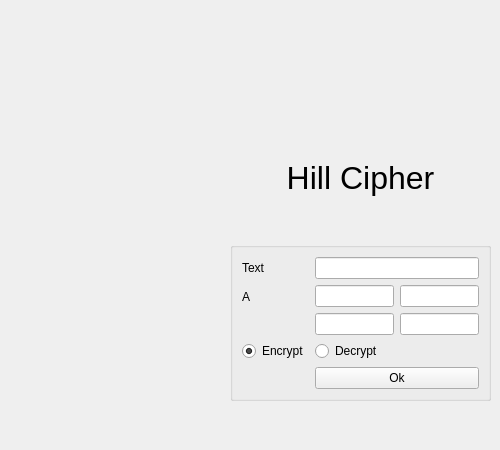
       <widget class="QWidget" name="page8">
        <widget class="QWidget" name="layoutWidget">
         <property name="geometry">
          <rect>
           <x>230</x>
           <y>120</y>
           <width>261</width>
           <height>321</height>
          </rect>
         </property>
         <layout class="QGridLayout" name="gridLayout_10">
          <item row="4" column="1">
           <spacer name="verticalSpacer_21">
            <property name="orientation">
             <enum>Qt::Vertical</enum>
            </property>
            <property name="sizeHint" stdset="0">
             <size>
              <width>20</width>
              <height>40</height>
             </size>
            </property>
           </spacer>
          </item>
          <item row="3" column="2">
           <spacer name="horizontalSpacer_2">
            <property name="orientation">
             <enum>Qt::Horizontal</enum>
            </property>
            <property name="sizeHint" stdset="0">
             <size>
              <width>40</width>
              <height>20</height>
             </size>
            </property>
           </spacer>
          </item>
          <item row="2" column="1">
           <spacer name="verticalSpacer_20">
            <property name="orientation">
             <enum>Qt::Vertical</enum>
            </property>
            <property name="sizeHint" stdset="0">
             <size>
              <width>20</width>
              <height>40</height>
             </size>
            </property>
           </spacer>
          </item>
          <item row="1" column="1">
           <widget class="QLabel" name="label_35">
            <property name="styleSheet">
             <string notr="true">font-size: 24pt;</string>
            </property>
            <property name="text">
             <string>Hill Cipher</string>
            </property>
            <property name="alignment">
             <set>Qt::AlignCenter</set>
            </property>
           </widget>
          </item>
          <item row="0" column="1">
           <spacer name="verticalSpacer_22">
            <property name="orientation">
             <enum>Qt::Vertical</enum>
            </property>
            <property name="sizeHint" stdset="0">
             <size>
              <width>20</width>
              <height>40</height>
             </size>
            </property>
           </spacer>
          </item>
          <item row="3" column="1">
           <widget class="QGroupBox" name="groupBox_14">
            <property name="maximumSize">
             <size>
              <width>300</width>
              <height>16777215</height>
             </size>
            </property>
            <property name="title">
             <string/>
            </property>
            <layout class="QFormLayout" name="formLayout_7">
             <item row="0" column="0">
              <widget class="QLabel" name="label_37">
               <property name="text">
                <string>Text</string>
               </property>
              </widget>
             </item>
             <item row="0" column="1">
              <widget class="QLineEdit" name="le_hill_text"/>
             </item>
             <item row="1" column="0">
              <widget class="QLabel" name="label_36">
               <property name="text">
                <string>A</string>
               </property>
              </widget>
             </item>
             <item row="1" column="1">
              <layout class="QGridLayout" name="gridLayout_3">
               <property name="sizeConstraint">
                <enum>QLayout::SetMinAndMaxSize</enum>
               </property>
               <item row="0" column="1">
                <widget class="QLineEdit" name="le_hill_a12"/>
               </item>
               <item row="1" column="1">
                <widget class="QLineEdit" name="le_hill_a22"/>
               </item>
               <item row="1" column="0">
                <widget class="QLineEdit" name="le_hill_a21"/>
               </item>
               <item row="0" column="0">
                <widget class="QLineEdit" name="le_hill_a11"/>
               </item>
              </layout>
             </item>
             <item row="2" column="0">
              <widget class="QRadioButton" name="rb_hill_encrypt">
               <property name="text">
                <string>Encrypt</string>
               </property>
               <property name="checked">
                <bool>true</bool>
               </property>
              </widget>
             </item>
             <item row="2" column="1">
              <widget class="QRadioButton" name="rb_hill_decrypt">
               <property name="text">
                <string>Decrypt</string>
               </property>
              </widget>
             </item>
             <item row="3" column="1">
              <widget class="QPushButton" name="btnHill">
               <property name="text">
                <string>Ok</string>
               </property>
              </widget>
             </item>
            </layout>
           </widget>
          </item>
          <item row="3" column="0">
           <spacer name="horizontalSpacer_3">
            <property name="orientation">
             <enum>Qt::Horizontal</enum>
            </property>
            <property name="sizeHint" stdset="0">
             <size>
              <width>40</width>
              <height>20</height>
             </size>
            </property>
           </spacer>
          </item>
         </layout>
        </widget>
       </widget>
